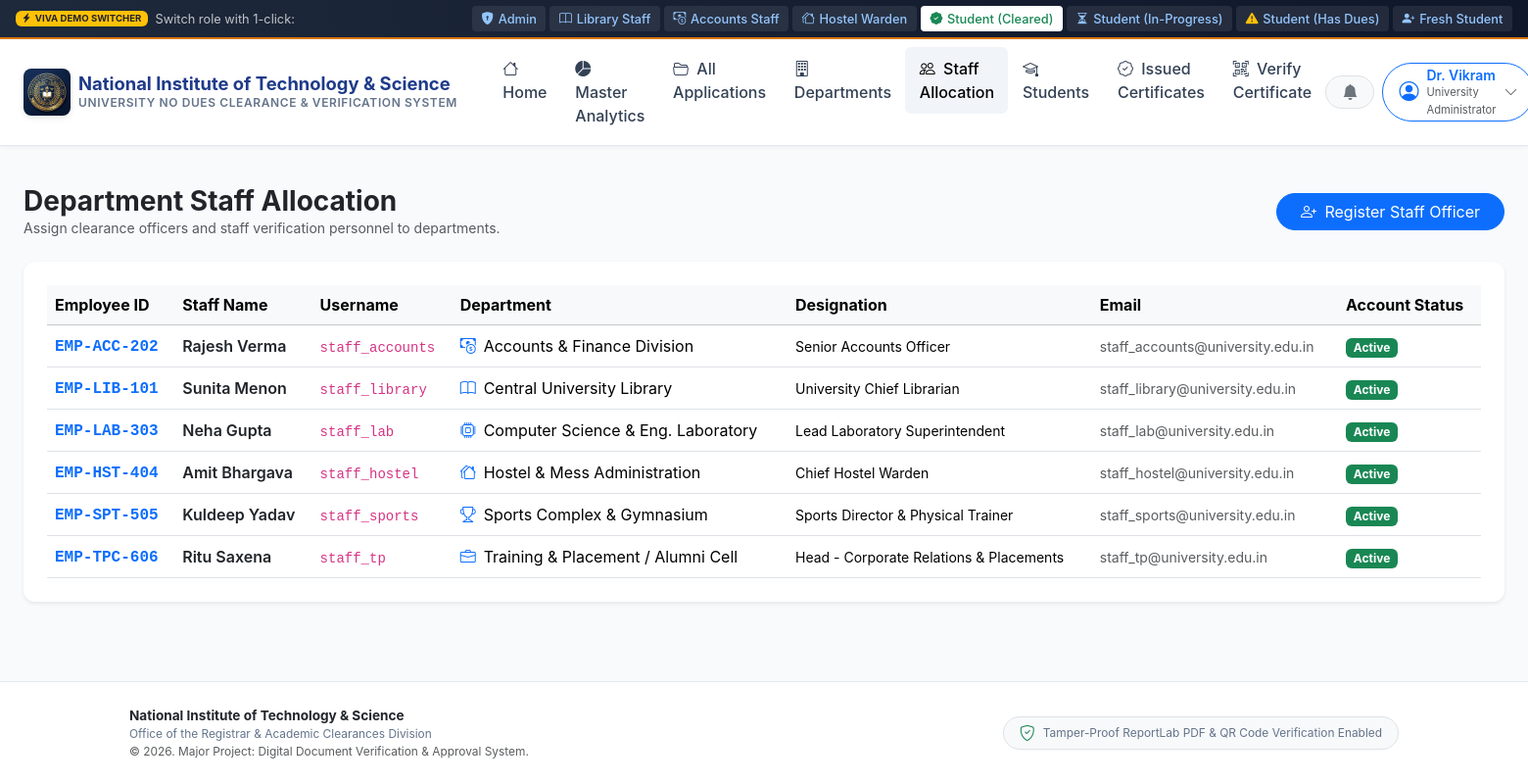
Page /admin-portal/staff/ (signed in) on the committed database.
### accounts/models.py (models this page shows, shortened)
class CustomUser(AbstractUser):
    ROLE_STUDENT = 'STUDENT'
    ROLE_STAFF = 'STAFF'
    ROLE_ADMIN = 'ADMIN'
    ROLE_CHOICES = [
        (ROLE_STUDENT, 'Student'),
        (ROLE_STAFF, 'Department Staff'),
        (ROLE_ADMIN, 'University Administrator'),
    ]
    role = models.CharField(max_length=20, choices=ROLE_CHOICES, default=ROLE_STUDENT)
    phone_number = models.CharField(max_length=15, blank=True, null=True)
    avatar = models.ImageField(upload_to='avatars/', blank=True, null=True)
    @property
    def is_student(self):
        return self.role == self.ROLE_STUDENT
    @property
    def is_department_staff(self):
        return self.role == self.ROLE_STAFF
    @property
    def is_university_admin(self):
        return self.role == self.ROLE_ADMIN or self.is_superuser

class StaffProfile(models.Model):
    user = models.OneToOneField(CustomUser, on_delete=models.CASCADE, related_name='staff_profile')
    department = models.ForeignKey('departments.Department', on_delete=models.CASCADE, related_name='staff_members')
    employee_id = models.CharField(max_length=50, unique=True)
    designation = models.CharField(max_length=100, default="Clearance Verification Officer")
    cabin_office = models.CharField(max_length=100, blank=True)
    created_at = models.DateTimeField(auto_now_add=True)
    updated_at = models.DateTimeField(auto_now=True)

### departments/models.py (models this page shows, shortened)
class Department(models.Model):
    name = models.CharField(max_length=100, unique=True)
    code = models.CharField(max_length=20, unique=True, help_text="e.g. LIB, ACC, HOSTEL, LAB, SPORTS, TPC, EXAM")
    description = models.TextField(blank=True)
    icon = models.CharField(max_length=50, default="bi-building", help_text="Bootstrap 5 icon class, e.g. bi-book, bi-cash-coin")
    location = models.CharField(max_length=150, blank=True, default="Main Administrative Block")
    contact_email = models.EmailField(blank=True)
    contact_phone = models.CharField(max_length=20, blank=True)
    is_mandatory = models.BooleanField(default=True, help_text="Required for student to get final No Dues Certificate")
    display_order = models.PositiveIntegerField(default=0)
    is_active = models.BooleanField(default=True)
    created_at = models.DateTimeField(auto_now_add=True)
    updated_at = models.DateTimeField(auto_now=True)
    class Meta:
        ordering = ['display_order', 'name']

### clearance/views.py (the view)
    def wrapper(request, *args, **kwargs):
        if not request.user.is_authenticated:
            return redirect('login')
        if not request.user.is_university_admin:
            messages.warning(request, "Access restricted to University Administrators.")
            return redirect('dashboard_redirect')
        return view_func(request, *args, **kwargs)

### templates/clearance/admin_portal/staff_list.html (shortened to what this page needs)
{% extends 'base.html' %}
{% block content %}
<div class="container-fluid px-lg-4 py-4">
  <div class="d-flex flex-wrap justify-content-between align-items-center mb-4">
    <div>
      <h3 class="fw-bold text-dark mb-0">Department Staff Allocation</h3>
      <p class="text-muted small mb-0">Assign clearance officers and staff verification personnel to departments.</p>
    </div>
    <div class="mt-2 mt-md-0">
      <button class="btn btn-primary rounded-pill px-4" data-bs-toggle="modal" data-bs-target="#addStaffModal">
        <i class="bi bi-person-plus me-1"></i> Register Staff Officer
      </button>
    </div>
  </div>
  <div class="card card-clean border-0 shadow-sm p-4">
    <div class="table-responsive">
      <table class="table table-hover align-middle mb-0">
        <thead class="table-light">
          <tr>
            <th>Employee ID</th>
            <th>Staff Name</th>
            <th>Username</th>
            <th>Department</th>
            <th>Designation</th>
            <th>Email</th>
            <th>Account Status</th>
          </tr>
        </thead>
        <tbody>
          {% for staff in staff_members %}
            <tr>
              <td><span class="font-monospace fw-bold text-primary">{{ staff.employee_id }}</span></td>
              <td>
                <div class="fw-semibold text-dark">{{ staff.user.get_full_name|default:staff.user.username }}</div>
              </td>
              <td><code>{{ staff.user.username }}</code></td>
              <td>
                <div class="d-flex align-items-center gap-2">
                  <i class="bi {{ staff.department.icon }} text-primary"></i>
                  <span>{{ staff.department.name }}</span>
                </div>
              </td>
              <td class="small">{{ staff.designation }}</td>
              <td class="small text-muted">{{ staff.user.email }}</td>
              <td>
                {% if staff.user.is_active %}
                  <span class="badge bg-success text-white">Active</span>
                {% else %}
                  <span class="badge bg-secondary text-white">Deactivated</span>
                {% endif %}
              </td>
            </tr>
          {% empty %}
            <tr>
              <td colspan="7" class="text-center py-4 text-muted">No staff members found.</td>
            </tr>
          {% endfor %}
        </tbody>
      </table>
    </div>
  </div>
</div>
{% endblock %}

### templates/base.html (shortened to what this page needs)
{% load static %}
<!DOCTYPE html>
<html lang="en">
<head>
  <link href="https://cdn.jsdelivr.net/npm/bootstrap@5.3.3/dist/css/bootstrap.min.css" rel="stylesheet">
  <link rel="stylesheet" href="https://cdn.jsdelivr.net/npm/bootstrap-icons@1.11.3/font/bootstrap-icons.min.css">
  <link rel="stylesheet" href="{% static 'css/custom.css' %}">
</head>
<body>
  <div class="demo-role-ribbon d-flex flex-wrap justify-content-between align-items-center">
    <div class="d-flex align-items-center gap-2">
      <span class="badge bg-warning text-dark"><i class="bi bi-lightning-charge-fill me-1"></i>VIVA DEMO SWITCHER</span>
      <span class="d-none d-md-inline text-light opacity-75">Switch role with 1-click:</span>
    </div>
    <div class="d-flex flex-wrap gap-1 align-items-center">
      <a href="{% url 'quick_demo_login' 'admin' %}" title="Log in as University Admin"><i class="bi bi-shield-lock-fill"></i> Admin</a>
      <a href="{% url 'quick_demo_login' 'staff_library' %}" title="Log in as Central Library Staff"><i class="bi bi-book"></i> Library Staff</a>
      <a href="{% url 'quick_demo_login' 'staff_accounts' %}" title="Log in as Accounts Officer"><i class="bi bi-cash-coin"></i> Accounts Staff</a>
      <a href="{% url 'quick_demo_login' 'staff_hostel' %}" title="Log in as Chief Warden"><i class="bi bi-houses"></i> Hostel Warden</a>
      <a href="{% url 'quick_demo_login' 'student_completed' %}" class="border-success text-success bg-white" title="Student with 100% Cleared Certificate"><i class="bi bi-patch-check-fill text-success"></i> Student (Cleared)</a>
      <a href="{% url 'quick_demo_login' 'student_in_progress' %}" title="Student in progress"><i class="bi bi-hourglass-split"></i> Student (In-Progress)</a>
      <a href="{% url 'quick_demo_login' 'student_with_dues' %}" title="Student with pending dues"><i class="bi bi-exclamation-triangle-fill text-warning"></i> Student (Has Dues)</a>
      <a href="{% url 'quick_demo_login' 'student_new' %}" title="Fresh student ready to submit application"><i class="bi bi-person-plus-fill"></i> Fresh Student</a>
    </div>
  </div>
  <nav class="navbar navbar-expand-lg univ-navbar sticky-top">
    <div class="container-fluid px-lg-4">
      <a class="navbar-brand d-flex align-items-center gap-2" href="{% url 'landing_page' %}">
        <img src="{% static 'images/university_crest.jpg' %}" alt="University Crest" class="brand-crest">
        <div>
          <div class="brand-title">{{ UNIVERSITY_NAME }}</div>
          <div class="brand-subtitle">{{ UNIVERSITY_SUBTITLE }}</div>
        </div>
      </a>
      <div class="collapse navbar-collapse" id="univNavbarNav">
        <ul class="navbar-nav me-auto ms-lg-3 mb-2 mb-lg-0">
          <li class="nav-item">
            <a class="nav-link {% if request.resolver_match.url_name == 'landing_page' %}active{% endif %}" href="{% url 'landing_page' %}">
              <i class="bi bi-house me-1"></i> Home
            </a>
          </li>
          {% if request.user.is_authenticated %}
            {% if request.user.is_student %}
              <li class="nav-item">
                <a class="nav-link {% if request.resolver_match.url_name == 'student_dashboard' %}active{% endif %}" href="{% url 'student_dashboard' %}">
                  <i class="bi bi-speedometer2 me-1"></i> My Dashboard
                </a>
              </li>
              <li class="nav-item">
                <a class="nav-link {% if request.resolver_match.url_name == 'student_apply' %}active{% endif %}" href="{% url 'student_apply' %}">
                  <i class="bi bi-plus-circle me-1"></i> Apply for No Dues
                </a>
              </li>
              <li class="nav-item">
                <a class="nav-link {% if request.resolver_match.url_name == 'student_applications_list' %}active{% endif %}" href="{% url 'student_applications_list' %}">
                  <i class="bi bi-card-checklist me-1"></i> My Applications
                </a>
              </li>
            {% elif request.user.is_university_admin %}
              <li class="nav-item">
                <a class="nav-link {% if request.resolver_match.url_name == 'admin_dashboard' %}active{% endif %}" href="{% url 'admin_dashboard' %}">
                  <i class="bi bi-pie-chart-fill me-1"></i> Master Analytics
                </a>
              </li>
              <li class="nav-item">
                <a class="nav-link {% if request.resolver_match.url_name == 'admin_applications' %}active{% endif %}" href="{% url 'admin_applications' %}">
                  <i class="bi bi-folder2-open me-1"></i> All Applications
                </a>
              </li>
              <li class="nav-item">
                <a class="nav-link {% if request.resolver_match.url_name == 'admin_departments' %}active{% endif %}" href="{% url 'admin_departments' %}">
                  <i class="bi bi-building me-1"></i> Departments
                </a>
              </li>
              <li class="nav-item">
                <a class="nav-link {% if request.resolver_match.url_name == 'admin_staff' %}active{% endif %}" href="{% url 'admin_staff' %}">
                  <i class="bi bi-people me-1"></i> Staff Allocation
                </a>
              </li>
              <li class="nav-item">
                <a class="nav-link {% if request.resolver_match.url_name == 'admin_students' %}active{% endif %}" href="{% url 'admin_students' %}">
                  <i class="bi bi-mortarboard me-1"></i> Students
                </a>
              </li>
              <li class="nav-item">
                <a class="nav-link {% if request.resolver_match.url_name == 'admin_certificates' %}active{% endif %}" href="{% url 'admin_certificates' %}">
                  <i class="bi bi-patch-check me-1"></i> Issued Certificates
                </a>
              </li>
            {% endif %}
          {% endif %}
          <li class="nav-item">
            <a class="nav-link {% if request.resolver_match.url_name == 'verify_certificate_query' %}active{% endif %}" href="{% url 'verify_certificate_query' %}">
              <i class="bi bi-qr-code-scan me-1"></i> Verify Certificate
            </a>
          </li>
        </ul>
        <div class="d-flex align-items-center gap-2">
          {% if request.user.is_authenticated %}
            <div class="dropdown">
              <button class="btn btn-light position-relative rounded-pill px-3 py-1 border" type="button" data-bs-toggle="dropdown" aria-expanded="false">
                <i class="bi bi-bell-fill text-secondary"></i>
              </button>
            </div>
            <div class="dropdown">
              <button class="btn btn-outline-primary d-flex align-items-center gap-2 rounded-pill px-3 py-1" type="button" data-bs-toggle="dropdown" aria-expanded="false">
                <i class="bi bi-person-circle fs-5"></i>
                <div class="text-start d-none d-sm-block" style="line-height: 1.1;">
                  <span class="fw-semibold small d-block">{{ request.user.first_name|default:request.user.username }}</span>
                  <span class="text-muted" style="font-size: 0.7rem;">{{ request.user.get_role_display }}</span>
                </div>
                <i class="bi bi-chevron-down small text-muted"></i>
              </button>
            </div>
          {% endif %}
        </div>
      </div>
    </div>
  </nav>
  <main class="flex-grow-1">
    {% block content %}{% endblock %}
  </main>
  <footer class="mt-5">
    <div class="container">
      <div class="row align-items-center gy-3">
        <div class="col-md-6 text-center text-md-start">
          <div class="fw-bold text-dark">{{ UNIVERSITY_NAME }}</div>
          <div class="small">Office of the Registrar & Academic Clearances Division</div>
          <div class="small text-muted">&copy; 2026. Major Project: Digital Document Verification & Approval System.</div>
        </div>
        <div class="col-md-6 text-center text-md-end">
          <div class="d-inline-flex align-items-center gap-2 bg-light border px-3 py-1 rounded-pill small">
            <i class="bi bi-shield-check text-success fs-6"></i>
            <span>Tamper-Proof ReportLab PDF & QR Code Verification Enabled</span>
          </div>
        </div>
      </div>
    </div>
  </footer>
</body>
</html>

### rows in the picture
CustomUser: user.first_name "Dr. Vikram", user.role "University Administrator"
StaffProfile: employee_id "EMP-ACC-202", user.get_full_name "Rajesh Verma", user.username "staff_accounts", department.name "Accounts & Finance Division", designation "Senior Accounts Officer", user.email "staff_accounts@university.edu.in", shows "Active"
StaffProfile: employee_id "EMP-LIB-101", user.get_full_name "Sunita Menon", user.username "staff_library", department.name "Central University Library", designation "University Chief Librarian", user.email "staff_library@university.edu.in", shows "Active"
StaffProfile: employee_id "EMP-LAB-303", user.get_full_name "Neha Gupta", user.username "staff_lab", department.name "Computer Science & Eng. Laboratory", designation "Lead Laboratory Superintendent", user.email "staff_lab@university.edu.in", shows "Active"
StaffProfile: employee_id "EMP-HST-404", user.get_full_name "Amit Bhargava", user.username "staff_hostel", department.name "Hostel & Mess Administration", designation "Chief Hostel Warden", user.email "staff_hostel@university.edu.in", shows "Active"
StaffProfile: employee_id "EMP-SPT-505", user.get_full_name "Kuldeep Yadav", user.username "staff_sports", department.name "Sports Complex & Gymnasium", designation "Sports Director & Physical Trainer", user.email "staff_sports@university.edu.in", shows "Active"
StaffProfile: employee_id "EMP-TPC-606", user.get_full_name "Ritu Saxena", user.username "staff_tp", department.name "Training & Placement / Alumni Cell", designation "Head - Corporate Relations & Placements", user.email "staff_tp@university.edu.in", shows "Active"

### other values in the picture
{{ UNIVERSITY_NAME }} "National Institute of Technology & Science"
{{ UNIVERSITY_SUBTITLE }} "UNIVERSITY NO DUES CLEARANCE & VERIFICATION SYSTEM"
